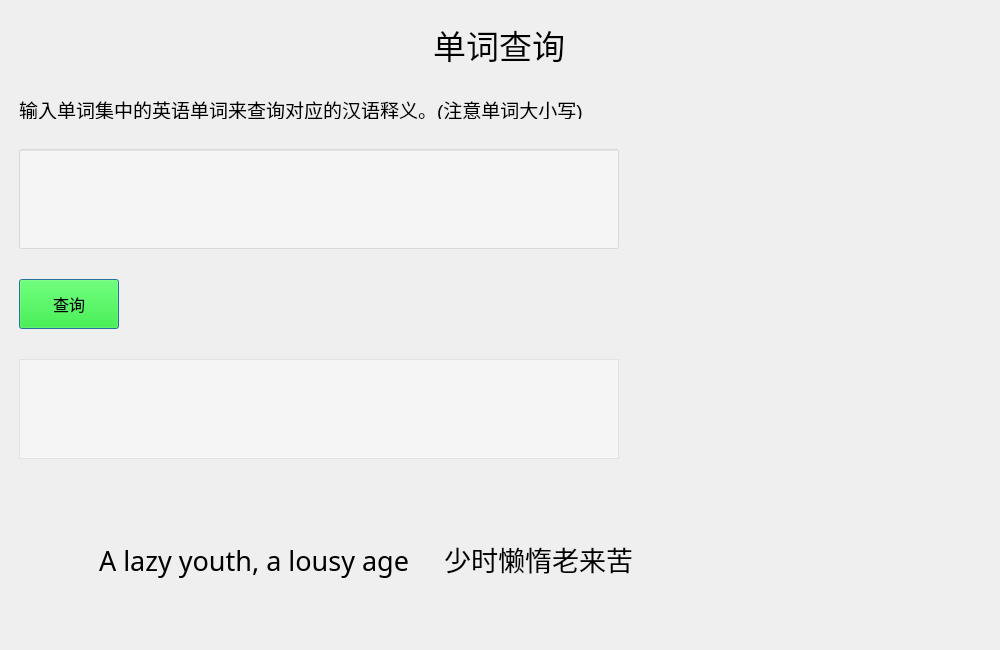
<?xml version="1.0" encoding="UTF-8"?>
<ui version="4.0">
 <class>Search</class>
 <widget class="QDialog" name="Search">
  <property name="geometry">
   <rect>
    <x>0</x>
    <y>0</y>
    <width>1000</width>
    <height>650</height>
   </rect>
  </property>
  <property name="windowTitle">
   <string>Dialog</string>
  </property>
  <widget class="QWidget" name="verticalLayoutWidget">
   <property name="geometry">
    <rect>
     <x>9</x>
     <y>9</y>
     <width>981</width>
     <height>631</height>
    </rect>
   </property>
   <layout class="QVBoxLayout" name="verticalLayout">
    <property name="spacing">
     <number>30</number>
    </property>
    <property name="leftMargin">
     <number>10</number>
    </property>
    <property name="topMargin">
     <number>10</number>
    </property>
    <property name="rightMargin">
     <number>10</number>
    </property>
    <property name="bottomMargin">
     <number>10</number>
    </property>
    <item alignment="Qt::AlignHCenter">
     <widget class="QLabel" name="title">
      <property name="enabled">
       <bool>true</bool>
      </property>
      <property name="sizePolicy">
       <sizepolicy hsizetype="Preferred" vsizetype="Preferred">
        <horstretch>0</horstretch>
        <verstretch>0</verstretch>
       </sizepolicy>
      </property>
      <property name="minimumSize">
       <size>
        <width>500</width>
        <height>50</height>
       </size>
      </property>
      <property name="maximumSize">
       <size>
        <width>500</width>
        <height>50</height>
       </size>
      </property>
      <property name="font">
       <font>
        <family>华文彩云</family>
        <pointsize>25</pointsize>
        <weight>50</weight>
        <italic>false</italic>
        <bold>false</bold>
       </font>
      </property>
      <property name="text">
       <string>单词查询</string>
      </property>
      <property name="alignment">
       <set>Qt::AlignCenter</set>
      </property>
     </widget>
    </item>
    <item>
     <widget class="QLabel" name="label_2">
      <property name="minimumSize">
       <size>
        <width>800</width>
        <height>20</height>
       </size>
      </property>
      <property name="maximumSize">
       <size>
        <width>800</width>
        <height>20</height>
       </size>
      </property>
      <property name="font">
       <font>
        <pointsize>14</pointsize>
        <weight>50</weight>
        <bold>false</bold>
       </font>
      </property>
      <property name="text">
       <string>输入单词集中的英语单词来查询对应的汉语释义。(注意单词大小写)</string>
      </property>
     </widget>
    </item>
    <item>
     <widget class="QLineEdit" name="l_ed">
      <property name="minimumSize">
       <size>
        <width>600</width>
        <height>100</height>
       </size>
      </property>
      <property name="maximumSize">
       <size>
        <width>600</width>
        <height>100</height>
       </size>
      </property>
      <property name="font">
       <font>
        <pointsize>20</pointsize>
       </font>
      </property>
      <property name="styleSheet">
       <string notr="true">background-color: rgba(255, 255, 255, 100);</string>
      </property>
     </widget>
    </item>
    <item>
     <widget class="QPushButton" name="p_but">
      <property name="minimumSize">
       <size>
        <width>100</width>
        <height>50</height>
       </size>
      </property>
      <property name="maximumSize">
       <size>
        <width>100</width>
        <height>50</height>
       </size>
      </property>
      <property name="font">
       <font>
        <pointsize>12</pointsize>
       </font>
      </property>
      <property name="styleSheet">
       <string notr="true">background-color: rgba(0, 255, 0, 170);</string>
      </property>
      <property name="text">
       <string>查询</string>
      </property>
     </widget>
    </item>
    <item>
     <widget class="QTextBrowser" name="t_bro">
      <property name="minimumSize">
       <size>
        <width>600</width>
        <height>100</height>
       </size>
      </property>
      <property name="maximumSize">
       <size>
        <width>600</width>
        <height>100</height>
       </size>
      </property>
      <property name="font">
       <font>
        <pointsize>20</pointsize>
       </font>
      </property>
      <property name="styleSheet">
       <string notr="true">background-color: rgba(255, 255, 255, 100);</string>
      </property>
      <property name="midLineWidth">
       <number>0</number>
      </property>
      <property name="html">
       <string>&lt;!DOCTYPE HTML PUBLIC &quot;-//W3C//DTD HTML 4.0//EN&quot; &quot;http://www.w3.org/TR/REC-html40/strict.dtd&quot;&gt;
&lt;html&gt;&lt;head&gt;&lt;meta name=&quot;qrichtext&quot; content=&quot;1&quot; /&gt;&lt;style type=&quot;text/css&quot;&gt;
p, li { white-space: pre-wrap; }
&lt;/style&gt;&lt;/head&gt;&lt;body style=&quot; font-family:'SimSun'; font-size:20pt; font-weight:400; font-style:normal;&quot;&gt;
&lt;p align=&quot;center&quot; style=&quot;-qt-paragraph-type:empty; margin-top:0px; margin-bottom:0px; margin-left:0px; margin-right:0px; -qt-block-indent:0; text-indent:0px;&quot;&gt;&lt;br /&gt;&lt;/p&gt;&lt;/body&gt;&lt;/html&gt;</string>
      </property>
     </widget>
    </item>
    <item alignment="Qt::AlignHCenter|Qt::AlignVCenter">
     <widget class="QLabel" name="label">
      <property name="minimumSize">
       <size>
        <width>800</width>
        <height>40</height>
       </size>
      </property>
      <property name="maximumSize">
       <size>
        <width>800</width>
        <height>40</height>
       </size>
      </property>
      <property name="font">
       <font>
        <family>华文楷体</family>
        <pointsize>20</pointsize>
       </font>
      </property>
      <property name="text">
       <string>A lazy youth, a lousy age     少时懒惰老来苦</string>
      </property>
     </widget>
    </item>
   </layout>
  </widget>
 </widget>
 <resources/>
 <connections/>
</ui>
